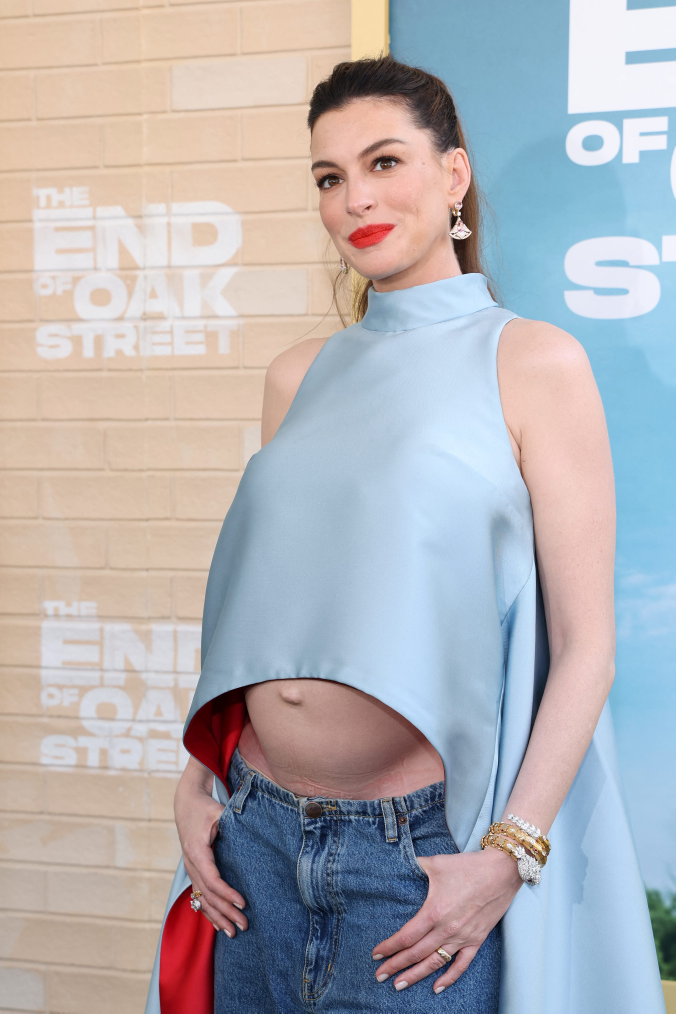
#> input picture hermes/_tmp/bazaar1.jpg, 3378 x 5066 px (shown at 1/5 size)
$ python _make_full_hero.py
#> lines starting #> are read from the running program, lines starting #| are printed output that depends on the picture
from pathlib import Path

from PIL import Image, ImageOps, ImageEnhance, ImageFilter


src = Path(__file__).resolve().parent / "_tmp" / "bazaar1.jpg"

out = Path(__file__).resolve().parent / "_tmp" / "hero.jpg"

im = Image.open(src).convert("RGB")
#> im is the input picture: PIL image 3378x5066 RGB; mean R, G, B 179.6, 177.9, 181.7

w, h = im.size
#> w = 3378; h = 5066

need_h = int(w / (1080 / 1350))
#> need_h = 4222

if need_h < h:

    top = h - need_h
#> top = 844

    im = im.crop((0, top, w, h))
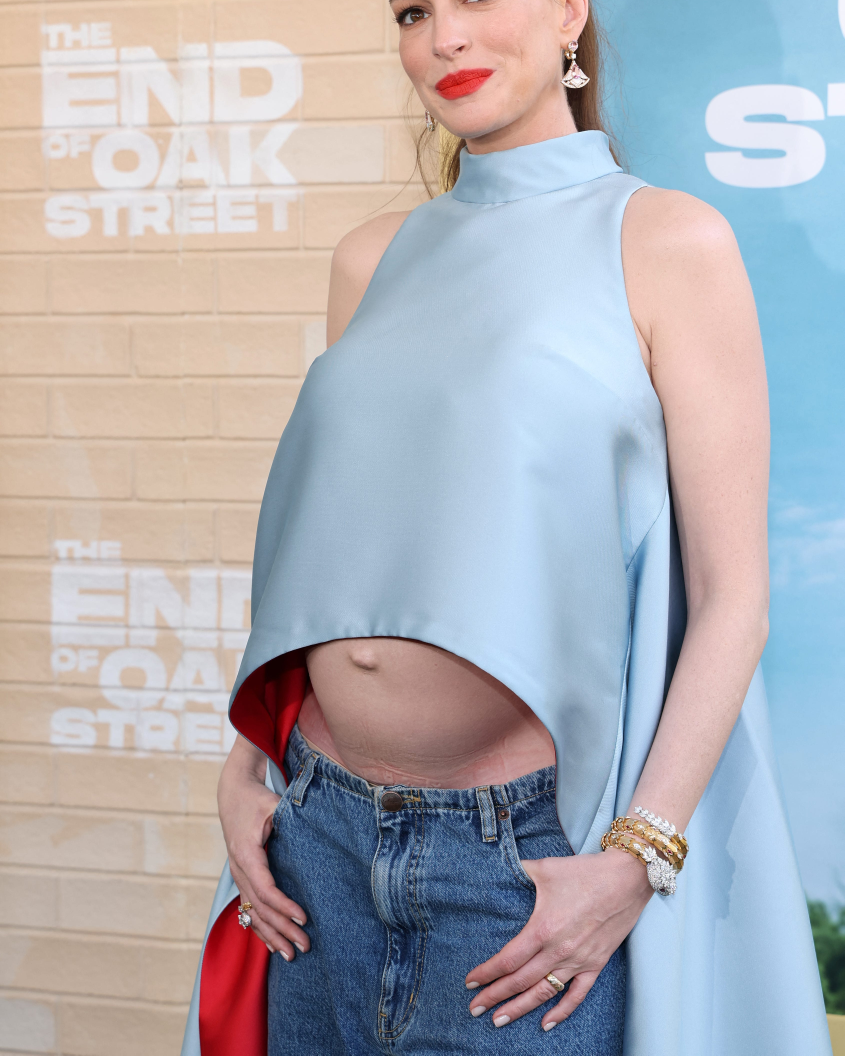
#> im: PIL image 3378x4222 RGB (shown at 1/4 size); mean R, G, B 176.3, 175.6, 181.5

im = ImageOps.fit(im, (1080, 1350), Image.Resampling.LANCZOS)
#> im: PIL image 1080x1350 RGB

im = ImageEnhance.Contrast(im).enhance(1.04)

im = ImageEnhance.Color(im).enhance(1.03)

im = im.filter(ImageFilter.UnsharpMask(radius=1.2, percent=80, threshold=3))

im.save(out, "JPEG", quality=94, optimize=True)

print(out, im.size)
#| hermes/_tmp/hero.jpg (1080, 1350)

$ run again, with hermes/_tmp/bazaar2.jpg copied over hermes/_tmp/bazaar1.jpg
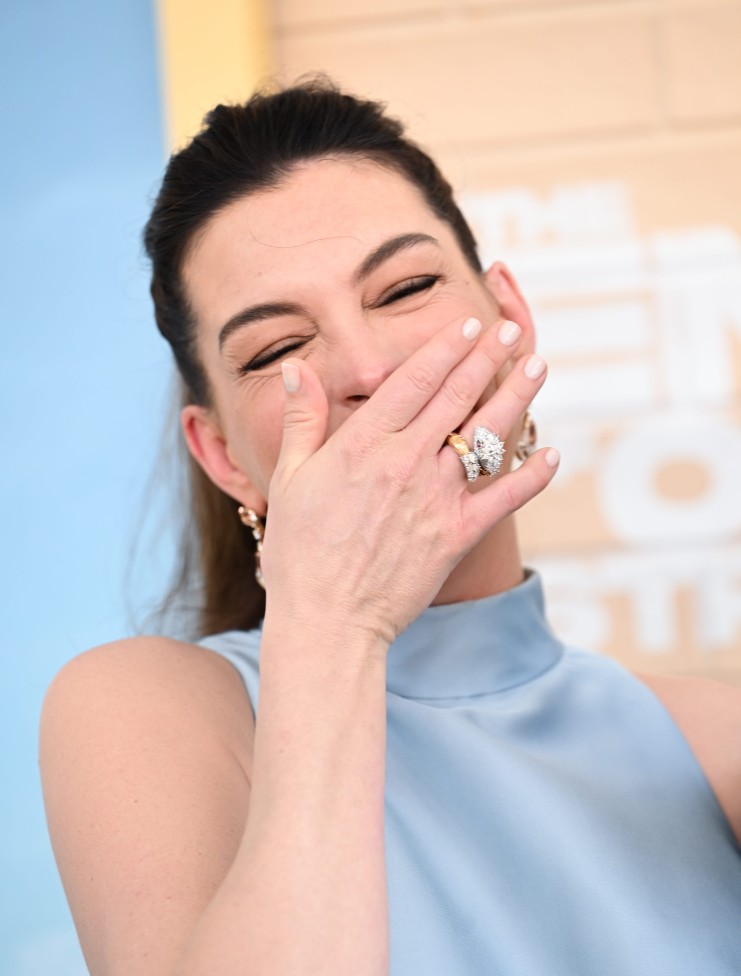
#> input picture hermes/_tmp/bazaar2.jpg, 5181 x 6828 px (shown at 1/7 size)
#> im is the input picture: PIL image 5181x6828 RGB; mean R, G, B 203.2, 190.1, 188.4
#> `im = im.crop((0, top, w, h))`:
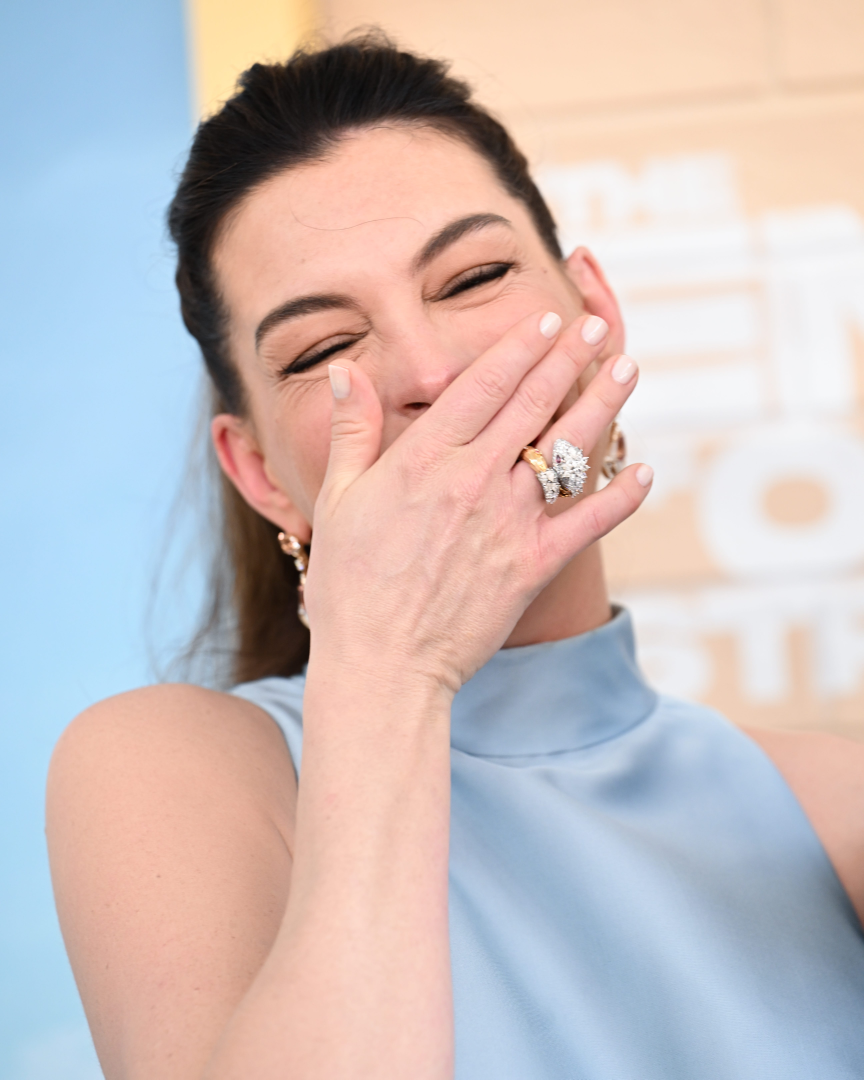
#> im: PIL image 5181x6476 RGB (shown at 1/6 size); mean R, G, B 202.1, 189.4, 188.7
#| hermes/_tmp/hero.jpg (1080, 1350)

$ run again, with hermes/_tmp/cosmo1.jpg copied over hermes/_tmp/bazaar1.jpg
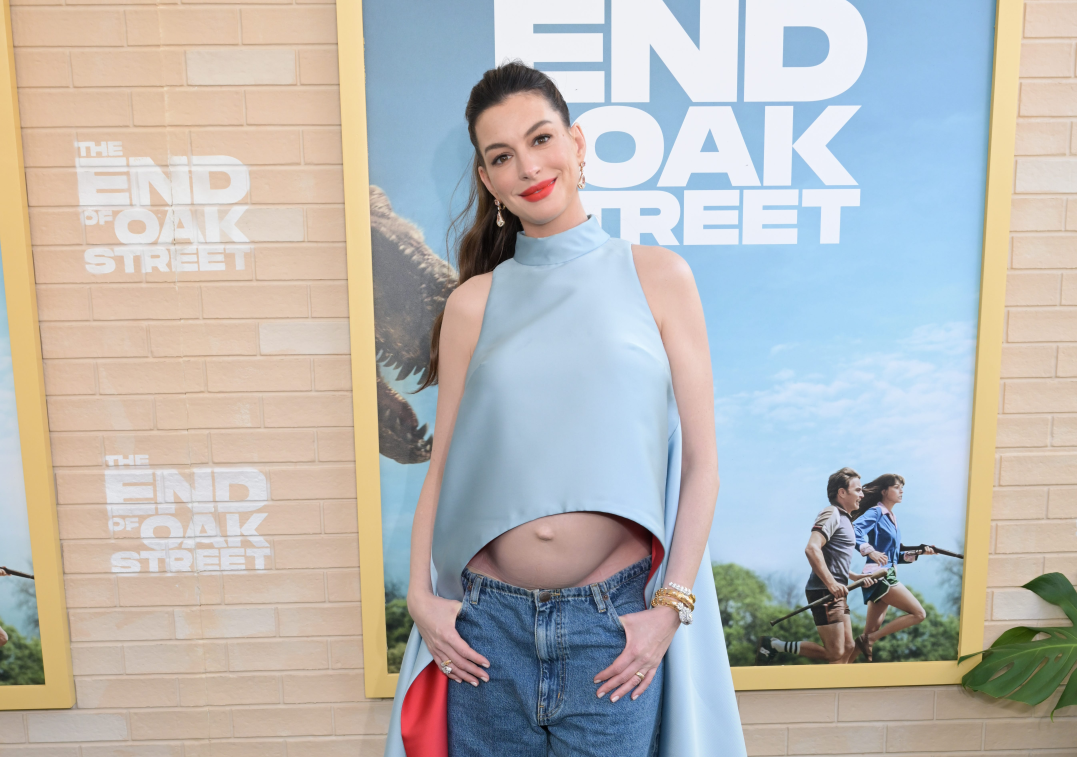
#> input picture hermes/_tmp/cosmo1.jpg, 5385 x 3785 px (shown at 1/5 size)
#> im is the input picture: PIL image 5385x3785 RGB; mean R, G, B 185.5, 183.9, 180.9
#> `im = ImageOps.fit(im, (1080, 1350), Image.Resampling.LANCZOS)`:
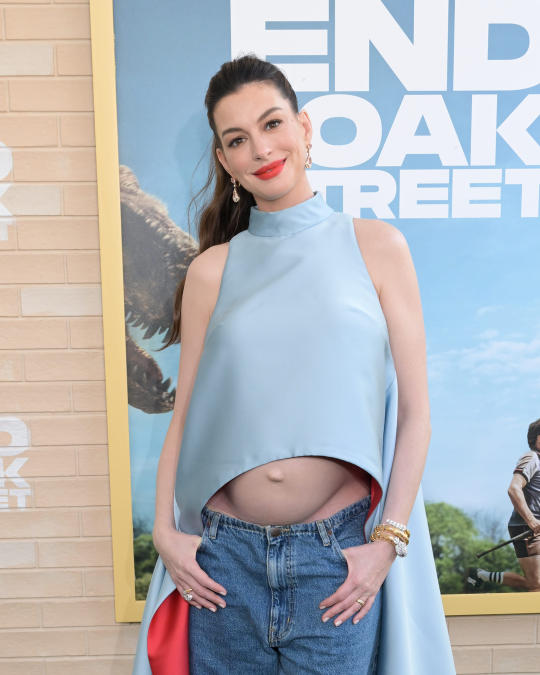
#> im: PIL image 1080x1350 RGB (shown at 1/2 size); mean R, G, B 177.2, 179.3, 183
#| hermes/_tmp/hero.jpg (1080, 1350)

$ run again, with hermes/_tmp/cosmo2.jpg copied over hermes/_tmp/bazaar1.jpg
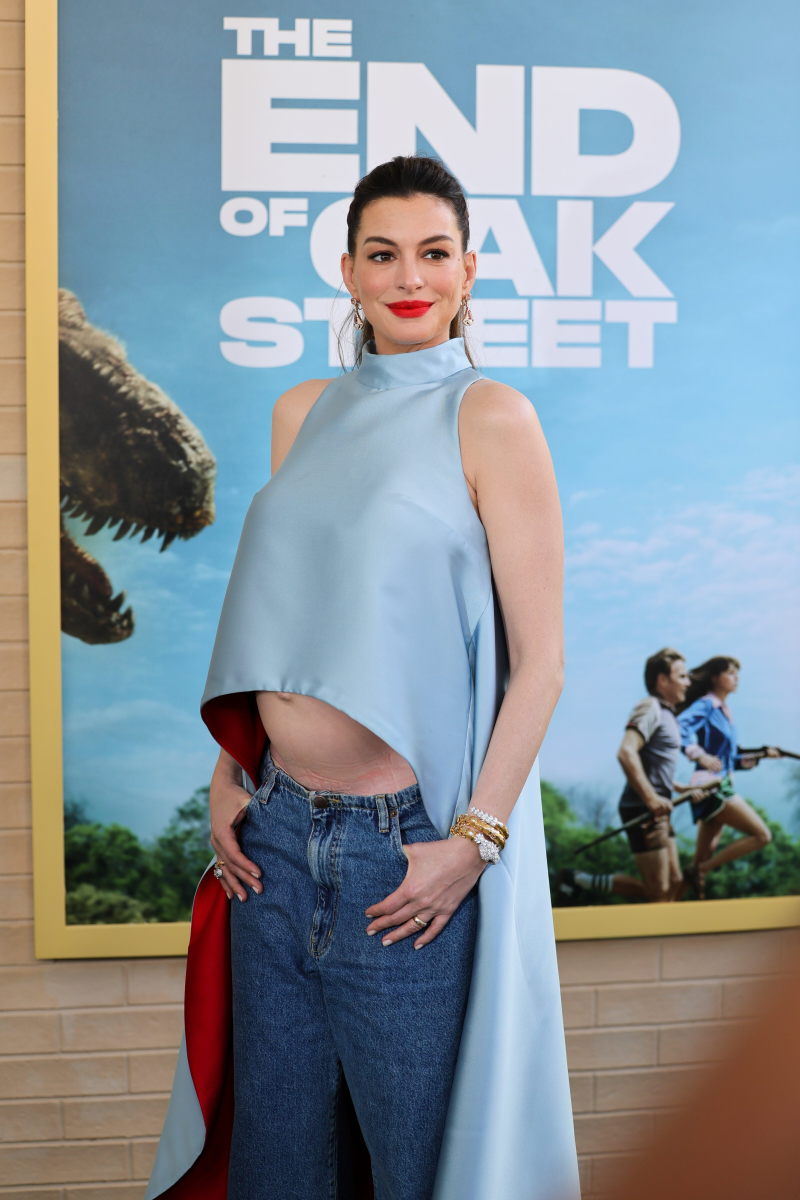
#> input picture hermes/_tmp/cosmo2.jpg, 4000 x 6000 px (shown at 1/5 size)
#> im is the input picture: PIL image 4000x6000 RGB; mean R, G, B 134.8, 146, 153.2
#> `im = im.crop((0, top, w, h))`:
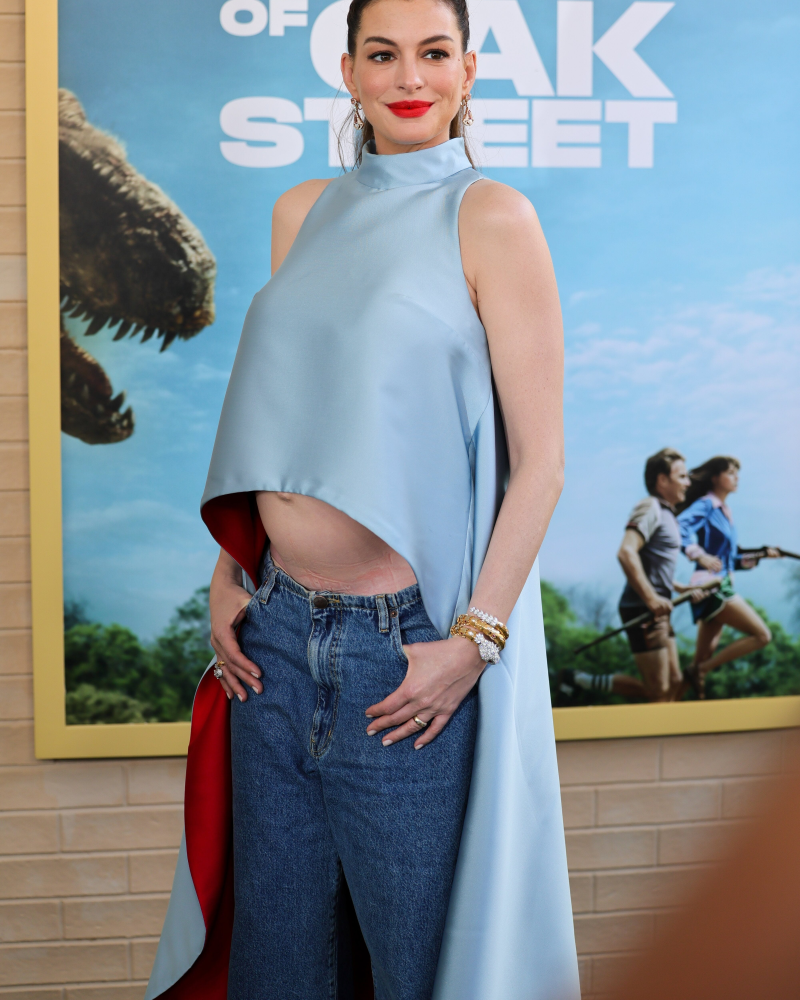
#> im: PIL image 4000x5000 RGB (shown at 1/5 size); mean R, G, B 130.2, 139.3, 145.2
#| hermes/_tmp/hero.jpg (1080, 1350)
